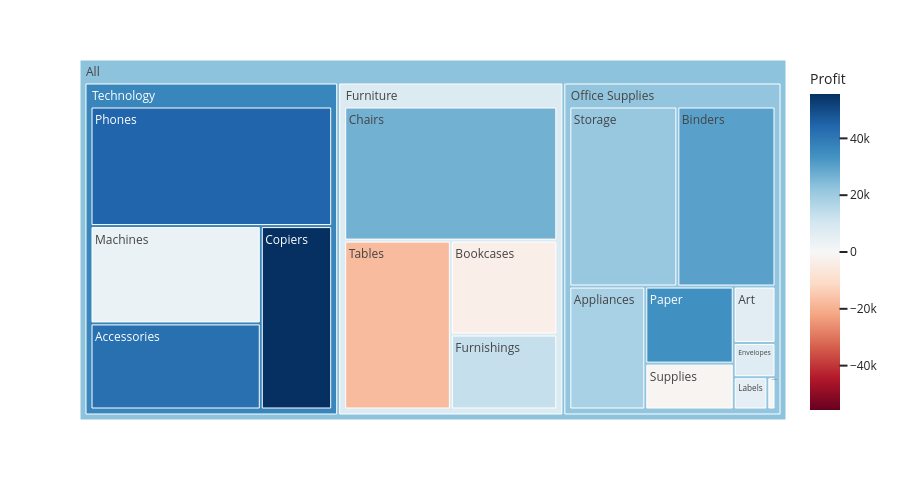

The code cell stored with this chart in its notebook:
### Markdown cell above
### Распределение ключевых метрик по категориям товаров

Можно пронаблюдать, что товары с категорией `Tables` нерентабельна и требует пересмотра ценовой политики.

### Code cell
temp = (
    df.groupby(["Category", "Sub-Category"], observed=True)[["Sales", "Profit"]]
    .agg("sum")
    .reset_index()
)
px.treemap(
    temp,
    path=[px.Constant("All"), "Category", "Sub-Category"],
    values="Sales",
    color="Profit",
    color_continuous_scale="RdBu",
    color_continuous_midpoint=0.0,
    height=500,
)

### Figure 1 — Plotly figure (JSON) as saved in the notebook; plotly's stock layout.template omitted (floating-point values rounded to 4 significant figures)
{"data": [{"branchvalues": "total", "customdata": [[-3473.0], [26590.0], [13060.0], [-17730.0], [18140.0], [6528.0], [30220.0], [6964.0], [949.5], [5546.0], [34050.0], [21280.0], [-1189.0], [41940.0], [55620.0], [3385.0], [44520.0], [7902.0], [22030.0], [36680.0], [22800.0]], "domain": {"x": [0, 1], "y": [0, 1]}, "hovertemplate": "labels=%{label}<br>Sales=%{value}<br>parent=%{parent}<br>id=%{id}<br>Profit=%{color}<extra></extra>", "ids": ["All/Furniture/Bookcases", "All/Furniture/Chairs", "All/Furniture/Furnishings", "All/Furniture/Tables", "All/Office Supplies/Appliances", "All/Office Supplies/Art", "All/Office Supplies/Binders", "All/Office Supplies/Envelopes", "All/Office Supplies/Fasteners", "All/Office Supplies/Labels", "All/Office Supplies/Paper", "All/Office Supplies/Storage", "All/Office Supplies/Supplies", "All/Technology/Accessories", "All/Technology/Copiers", "All/Technology/Machines", "All/Technology/Phones", "All/Furniture", "All/Office Supplies", "All/Technology", "All"], "labels": ["Bookcases", "Chairs", "Furnishings", "Tables", "Appliances", "Art", "Binders", "Envelopes", "Fasteners", "Labels", "Paper", "Storage", "Supplies", "Accessories", "Copiers", "Machines", "Phones", "Furniture", "Office Supplies", "Technology", "All"], "marker": {"coloraxis": "coloraxis", "colors": [-3473.0, 26590.0, 13060.0, -17730.0, 18140.0, 6528.0, 30220.0, 6964.0, 949.5, 5546.0, 34050.0, 21280.0, -1189.0, 41940.0, 55620.0, 3385.0, 44520.0, 7902.0, 22030.0, 36680.0, 22800.0]}, "name": "", "parents": ["All/Furniture", "All/Furniture", "All/Furniture", "All/Furniture", "All/Office Supplies", "All/Office Supplies", "All/Office Supplies", "All/Office Supplies", "All/Office Supplies", "All/Office Supplies", "All/Office Supplies", "All/Office Supplies", "All/Office Supplies", "All/Technology", "All/Technology", "All/Technology", "All/Technology", "All", "All", "All", ""], "type": "treemap", "values": [114900.0, 328400.0, 91710.0, 207000.0, 107500.0, 27120.0, 203400.0, 16480.0, 3024.0, 12490.0, 78480.0, 223800.0, 46670.0, 167400.0, 149500.0, 189200.0, 330000.0, 742000.0, 719000.0, 836200.0, 2297000.0]}], "layout": {"coloraxis": {"cmid": 0, "colorbar": {"title": {"text": "Profit"}}, "colorscale": [[0, "rgb(103,0,31)"], [0.1, "rgb(178,24,43)"], [0.2, "rgb(214,96,77)"], [0.3, "rgb(244,165,130)"], [0.4, "rgb(253,219,199)"], [0.5, "rgb(247,247,247)"], [0.6, "rgb(209,229,240)"], [0.7, "rgb(146,197,222)"], [0.8, "rgb(67,147,195)"], [0.9, "rgb(33,102,172)"], [1, "rgb(5,48,97)"]]}, "height": 500, "legend": {"tracegroupgap": 0}, "margin": {"t": 60}}}
